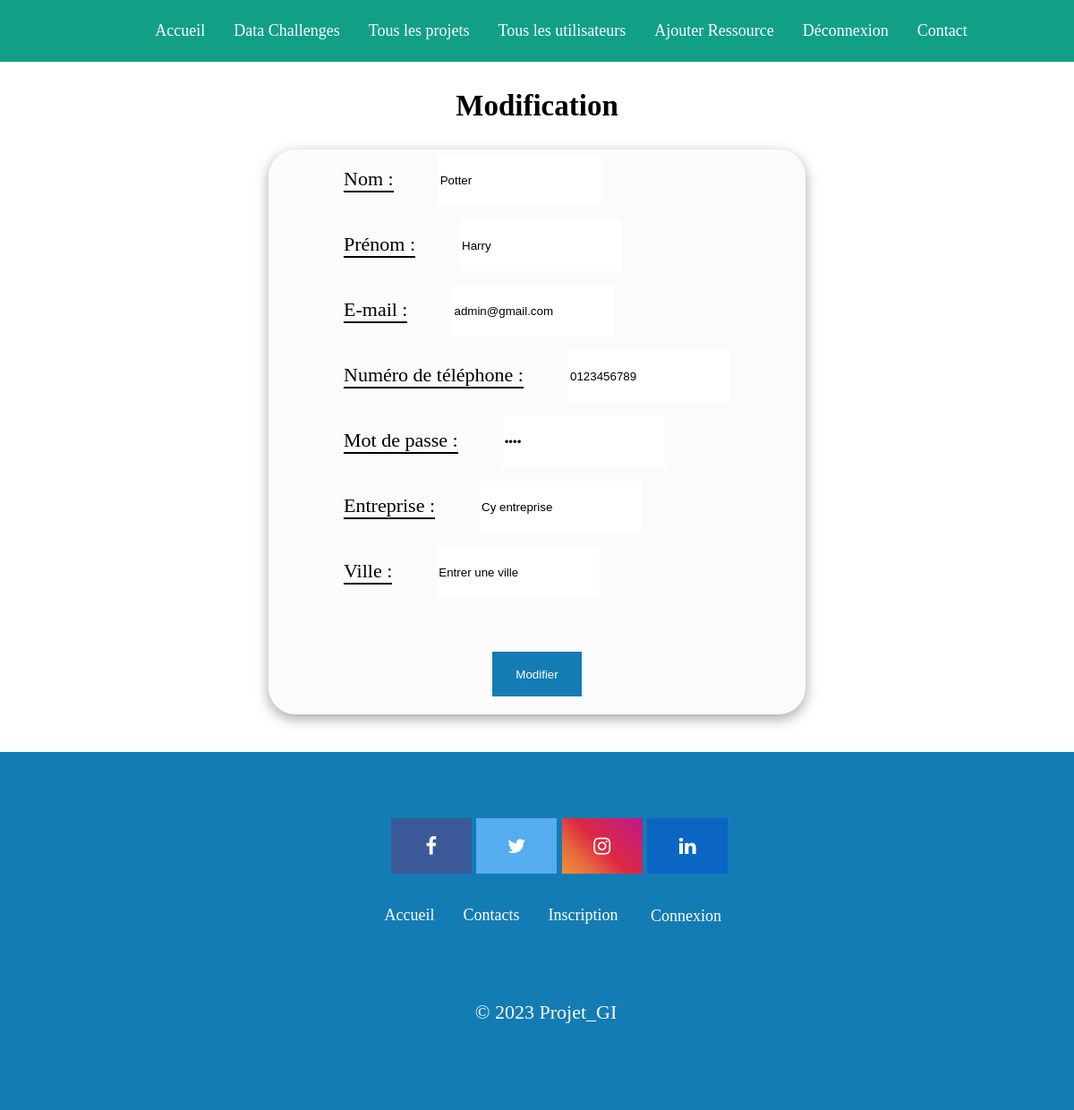
Page /php/update_gestionnaire.php (signed in) on the committed database.
### tables this page shows
CREATE TABLE Utilisateurs (
    ID INT AUTO_INCREMENT PRIMARY KEY,
    Nom VARCHAR(255),
    Prenom VARCHAR(255),
    Entreprise VARCHAR(255),
    Telephone VARCHAR(255),
    Email VARCHAR(255),
    DateDebut DATE,
    DateFin DATE,
    MotDePasse VARCHAR(255),
    Role ENUM('Admin', 'Gestionnaire', 'Etudiant'),
    Niveau ENUM('L1','L2','L3','M1','M2','D'),
    Ecole VARCHAR(255),
    Ville VARCHAR(255)
);

### public/php/update_gestionnaire.php (the view, shortened to what this page needs)
<?php
    include('header.php');
    require_once __DIR__ . '/../../src/controllers/gestionnaire_controller.php';
    require_once __DIR__ . '/../../src/controllers/user_controller.php';
    $db = new Database();
    $con = $db->connect();
    $stmt = $con->prepare('SELECT * FROM Utilisateurs WHERE ID = ?');
    $id = $_SESSION['user_id'];
    $stmt->bind_param("i", $id);
    $stmt->execute();
    $stmt->bind_result($id, $nom, $prenom, $entreprise, $telephone, $email, $dateDebut, $dateFin, $mdp, $role, $niveau, $ecole, $ville);
    $stmt->fetch();
?>
<!DOCTYPE html >
<html xml:lang="fr" lang="fr">
<head>
    <link href="../css/stylle.css" rel="stylesheet" />
    <link href="../css/update_profile.css" rel="stylesheet" />
</head>
    <body>
        <h2 id="Modif">Modification</h2>
        <form action="update_gestionnaire.php" method="post">
            <div class="row">
                <label>Nom :</label>
                <input type="text" placeholder="Votre nom" name="nom" value="<?php if(isset($nom)){ echo $nom; }else{ echo $stmt['nom'];}?>" required>
            </div>
            <div class="row">
                <label>Prénom :</label>
                <input type="text" placeholder="Votre prénom" name="prenom" value="<?php if(isset($prenom)){ echo $prenom; }else{ echo $stmt['prenom'];}?>" required>
            </div>
            <div class="row">
                <label>E-mail :</label>
                <input type="email" placeholder="Adresse mail" name="email" value="<?php if(isset($email)){ echo $email; }else{ echo $stmt['mail'];}?>" required>
            </div>
            <div class="row">
                <label>Numéro de téléphone :</label>
                <input type="text" placeholder="Téléphone" name="telephone" value="<?php if(isset($telephone)){ echo $telephone; }else{ echo $stmt['telephone'];}?>" required>
            </div>
            <div class="row">
                <label>Mot de passe :</label>
                <input type="password" placeholder="Mot de passe" name="mdp" value="<?php if(isset($mdp)){ echo $mdp; }else{ echo $stmt['mdp'];}?>" required>
            </div>
            <div class="row">
                <label>Entreprise :</label>
                <input type="text" placeholder="Entreprise" name="entreprise" value="<?php if(isset($entreprise)){ echo $entreprise; }else{ echo $stmt['entreprise'];}?>" required>
            </div>
            <div class="row">
                <label>Ville :</label>
                <?php
                if (isset($ville)){
                    echo('<input type="text" placeholder="Ville" name="ville" value='. $ville.' required>');
                }else{
                    echo('<input type="text" placeholder="Ville" name="ville" value="Entrer une ville" required>');
                }?>
            </div>
            <button onclick="window.location.href = 'profile_gestionnaire.php';" type="submit" name="modification" id="update">Modifier</button>
        </form>
        <?php
            include ('footer.php');
        ?>
    </body>
</html>

### public/css/stylle.css (style rules this page uses)
body { font-family: 'Aboreto';font-size: 22px; width: 100%; margin: 70px auto; background-color: #ffffff; display: grid; grid-template: "header " auto "main " 1fr "footer " auto; }

### public/css/update_profile.css (style rules this page uses)
body { background-image: url(https://png.pngtree.com/background/20210715/original/pngtree-abstract-white-geometric-volume-hexagonal-decorative-background-in-minimalist-style-picture-image_1329186.jpg); background-size: cover; }
form { background-color: #fbfbfb; border-radius: 30px; width: 50%; place-self: center; place-content: center; padding-top: 20px; display:grid; box-shadow: rgba(0, 0, 0, 0.35) 0px 5px 15px; padding-bottom: 20px; }
#Modif { display:grid; place-content: center; margin-top: 30px; margin-bottom: 30px; }
.row { display:flex; margin-bottom: 30px; }
label { margin-right: 50px; border-bottom: solid 2px black; margin-bottom: 15px; }
input { border: none; margin-top: -15px; }
#update { height: 50px; border:none; display:block; color: white; background-color: #147cb4; width: 100px; margin-top: 30px; place-self: center; }

### rows in the picture
utilisateurs: nom "Potter", prenom "Harry", email "admin@gmail.com", telephone "0123456789", entreprise "Cy entreprise"
